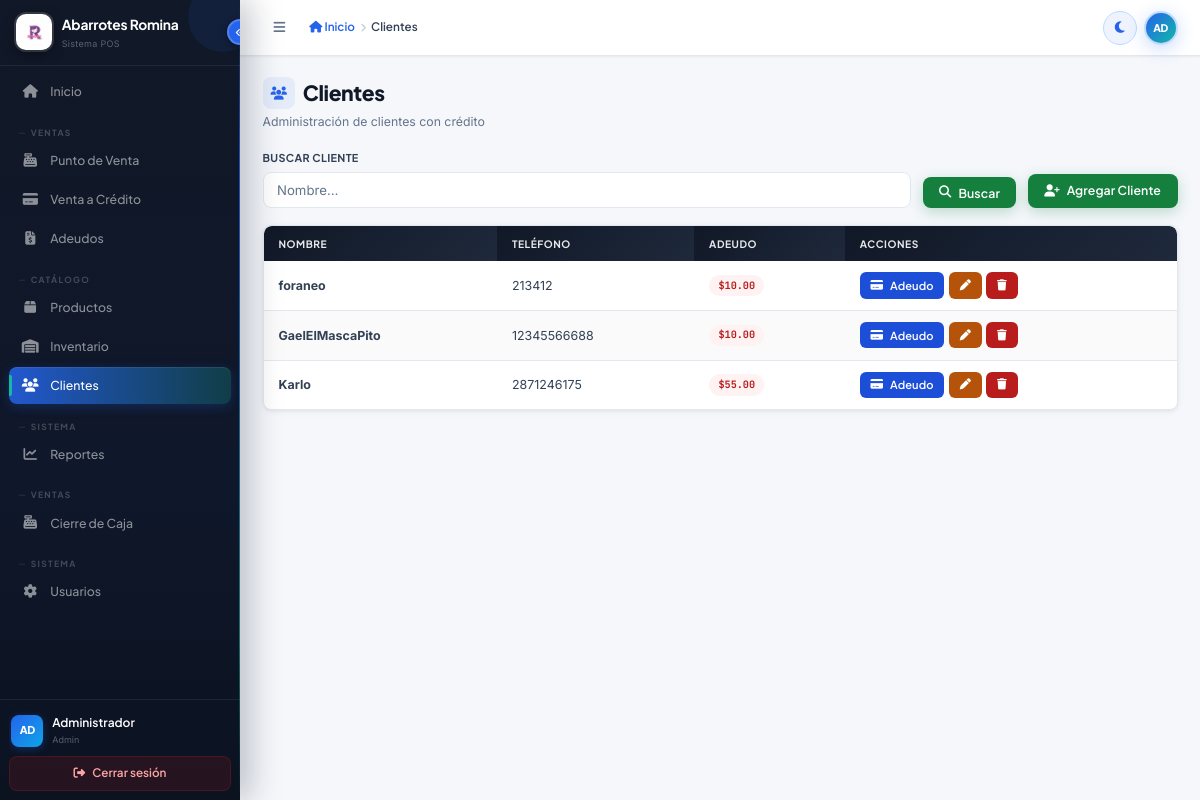
The app's page /clientes/listar.php (signed in) with its own data.
### tables this page shows
CREATE TABLE `clientes` (
  `id_cliente` int(11) NOT NULL AUTO_INCREMENT,
  `nombre` varchar(100) NOT NULL,
  `telefono` varchar(20) DEFAULT NULL,
  `adeudo` decimal(10,2) NOT NULL DEFAULT 0.00,
  `fecha_registro` timestamp NOT NULL DEFAULT current_timestamp(),
  PRIMARY KEY (`id_cliente`)
);

### clientes/listar.php (the view, shortened to what this page needs)
<?php
require_once '../includes/config.php';
$select_mode = isset($_GET['select']) && $_GET['select']==1;
$buscar = limpiar($_GET['buscar'] ?? '');
$sql = "SELECT * FROM clientes";
$sql .= " ORDER BY nombre ASC";
$resultado = $conn->query($sql);
?>
<div class="page-head">
  <div class="page-title"><i class="fa-solid fa-users"></i> Clientes</div>
  <div class="page-subtitle"><?=$select_mode?'Selecciona un cliente para la venta a crédito':'Administración de clientes con crédito'?></div>
</div>
<div style="display:flex;gap:.75rem;margin-bottom:1.1rem;flex-wrap:wrap;align-items:flex-end">
  <form method="GET" style="display:contents">
    <div class="form-group" style="margin:0;flex:1;min-width:180px">
      <label class="form-label">Buscar cliente</label>
      <input type="text" name="buscar" class="form-control" placeholder="Nombre…" value="<?=e($buscar)?>">
    </div>
    <button type="submit" class="btn btn-verde"><i class="fa-solid fa-magnifying-glass"></i> Buscar</button>
  </form>
  <?php if(!$select_mode): ?>
    <a href="agregar.php" class="btn btn-verde" style="margin-left:auto"><i class="fa-solid fa-user-plus"></i> Agregar Cliente</a>
  <?php endif ?>
</div>
<div class="card">
  <div class="tabla-wrap">
    <table class="tabla">
      <thead>
        <tr>
          <th>Nombre</th><th>Teléfono</th><th>Adeudo</th>
          <?php if($select_mode): ?><th></th><?php else: ?><th>Acciones</th><?php endif ?>
        </tr>
      </thead>
      <tbody>
        <?php if($resultado->num_rows===0): ?>
          <tr><td colspan="4"><div class="empty-state"><div class="ei"><i class="fa-solid fa-users"></i></div><p>No hay clientes registrados.</p></div></td></tr>
        <?php else: ?>
          <?php while($c=$resultado->fetch_assoc()): ?>
          <tr>
            <td><strong><?=e($c['nombre'])?></strong></td>
            <td><?=e($c['telefono']?:'—')?></td>
            <td>
              <?php if($c['adeudo']>0): ?>
                <span class="badge badge-rojo dinero"><?=dinero($c['adeudo'])?></span>
              <?php else: ?>
                <span class="badge badge-verde">Sin deuda</span>
              <?php endif ?>
            </td>
            <td>
              <?php if($select_mode): ?>
                <a href="../fiado/venta_credito.php?cliente=<?=$c['id_cliente']?>" class="btn btn-sm btn-verde">Seleccionar</a>
              <?php else: ?>
                <div style="display:flex;gap:.3rem;flex-wrap:wrap">
                  <a href="../fiado/consultar_adeudo.php?cliente=<?=$c['id_cliente']?>" class="btn btn-sm btn-azul"><i class="fa-solid fa-credit-card"></i> Adeudo</a>
                  <a href="editar.php?id=<?=$c['id_cliente']?>" class="btn btn-sm btn-naranja"><i class="fa-solid fa-pen"></i></a>
                  <a href="eliminar.php?id=<?=$c['id_cliente']?>"
                     class="btn btn-sm btn-rojo"
                     onclick="return confirm('¿Eliminar a <?=e($c['nombre'])?>?')"><i class="fa-solid fa-trash"></i></a>
                </div>
              <?php endif ?>
            </td>
          </tr>
          <?php endwhile ?>
        <?php endif ?>
      </tbody>
    </table>
  </div>
</div>

### records on screen
clientes: nombre "foraneo", telefono "213412", adeudo "$10.00"
clientes: nombre "GaelElMascaPito", telefono "12345566688", adeudo "$10.00"
clientes: nombre "Karlo", telefono "2871246175", adeudo "$55.00"

### other values on screen
$item['label'] "Inicio"
$glabel "VENTAS"
$item['label'] "Punto de Venta"
$item['label'] "Venta a Crédito"
$item['label'] "Adeudos"
$glabel "CATÁLOGO"
$item['label'] "Productos"
$item['label'] "Inventario"
$item['label'] "Clientes"
$glabel "SISTEMA"
$item['label'] "Reportes"
$item['label'] "Cierre de Caja"
$item['label'] "Usuarios"
$ini "AD"
$user "Administrador"
